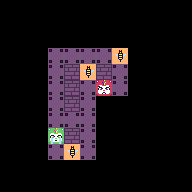

This game map was drawn from its Tiled (.tmx) file and the tilesets committed beside it. A one-line description and the full map source follow:
An orthogonal 12x12 tile map with 16x16 px tiles, 1 tile layer (Tile Layer 1).

<map version="1.10" tiledversion="1.11.2" orientation="orthogonal" renderorder="right-down" width="12" height="12" tilewidth="16" tileheight="16" infinite="0" nextlayerid="2" nextobjectid="1">
 <editorsettings>
  <export target="Arena1.csv" format="csv" />
 </editorsettings>
 <tileset firstgid="1" source="ArenaTexture.tsx" />
 <layer id="1" name="Tile Layer 1" width="12" height="12">
  <data encoding="csv">
0,0,0,0,0,0,0,0,0,0,0,0,
0,0,0,0,0,0,0,0,0,0,0,0,
0,0,1,1,1,1,1,1,1,0,0,0,
0,0,1,2,2,2,2,7,1,0,0,0,
0,0,1,2,3,7,3,2,1,0,0,0,
0,0,1,2,3,2,12,2,1,0,0,0,
0,0,1,2,3,2,1,1,1,0,0,0,
0,0,1,2,2,2,1,1,0,0,0,0,
0,0,1,6,3,2,1,1,0,0,0,0,
0,0,1,2,7,2,1,1,0,0,0,0,
0,0,0,0,0,0,0,0,0,0,0,0,
0,0,0,0,0,0,0,0,0,0,0,0
</data>
 </layer>
</map>